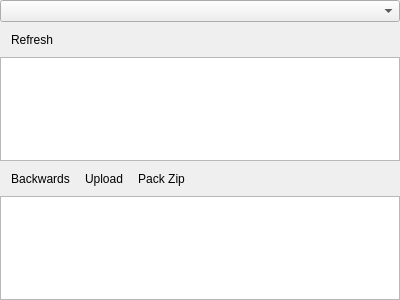
<?xml version="1.0" encoding="UTF-8"?>
<ui version="4.0">
 <class>VersionControlPane</class>
 <widget class="QWidget" name="VersionControlPane">
  <property name="geometry">
   <rect>
    <x>0</x>
    <y>0</y>
    <width>400</width>
    <height>300</height>
   </rect>
  </property>
  <property name="windowTitle">
   <string>Form</string>
  </property>
  <layout class="QVBoxLayout" name="verticalLayout">
   <property name="spacing">
    <number>3</number>
   </property>
   <property name="leftMargin">
    <number>0</number>
   </property>
   <property name="topMargin">
    <number>0</number>
   </property>
   <property name="rightMargin">
    <number>0</number>
   </property>
   <property name="bottomMargin">
    <number>0</number>
   </property>
   <item>
    <widget class="QComboBox" name="comboBox"/>
   </item>
   <item>
    <widget class="QToolBar" name="toolBar">
     <property name="movable">
      <bool>false</bool>
     </property>
     <property name="iconSize">
      <size>
       <width>16</width>
       <height>16</height>
      </size>
     </property>
     <addaction name="actionRefresh"/>
    </widget>
   </item>
   <item>
    <widget class="QTreeView" name="commitListView">
     <property name="rootIsDecorated">
      <bool>false</bool>
     </property>
    </widget>
   </item>
   <item>
    <widget class="QToolBar" name="toolBar2">
     <property name="sizePolicy">
      <sizepolicy hsizetype="Minimum" vsizetype="Fixed">
       <horstretch>0</horstretch>
       <verstretch>0</verstretch>
      </sizepolicy>
     </property>
     <property name="maximumSize">
      <size>
       <width>16777215</width>
       <height>16777215</height>
      </size>
     </property>
     <property name="movable">
      <bool>false</bool>
     </property>
     <property name="iconSize">
      <size>
       <width>16</width>
       <height>16</height>
      </size>
     </property>
     <addaction name="actionBackwards"/>
     <addaction name="actionUpload"/>
     <addaction name="actionPack_Zip"/>
    </widget>
   </item>
   <item>
    <widget class="QTreeView" name="diffListView">
     <property name="rootIsDecorated">
      <bool>false</bool>
     </property>
    </widget>
   </item>
  </layout>
  <action name="actionRefresh">
   <property name="icon">
    <iconset resource="../../r.qrc">
     <normaloff>:/Resource/icons/Refresh_16x.svg</normaloff>:/Resource/icons/Refresh_16x.svg</iconset>
   </property>
   <property name="text">
    <string>Refresh</string>
   </property>
   <property name="menuRole">
    <enum>QAction::TextHeuristicRole</enum>
   </property>
   <property name="iconVisibleInMenu">
    <bool>true</bool>
   </property>
  </action>
  <action name="actionBackwards">
   <property name="icon">
    <iconset resource="../../r.qrc">
     <normaloff>:/Resource/icons/Backwards_16x.svg</normaloff>:/Resource/icons/Backwards_16x.svg</iconset>
   </property>
   <property name="text">
    <string>Backwards</string>
   </property>
  </action>
  <action name="actionUpload">
   <property name="icon">
    <iconset resource="../../r.qrc">
     <normaloff>:/Resource/icons/BatchCheckIn_16x.svg</normaloff>:/Resource/icons/BatchCheckIn_16x.svg</iconset>
   </property>
   <property name="text">
    <string>Upload</string>
   </property>
  </action>
  <action name="actionPack_Zip">
   <property name="icon">
    <iconset resource="../../r.qrc">
     <normaloff>:/Resource/icons/ZipFile_16x.svg</normaloff>:/Resource/icons/ZipFile_16x.svg</iconset>
   </property>
   <property name="text">
    <string>Pack Zip</string>
   </property>
  </action>
 </widget>
 <resources>
  <include location="../../r.qrc"/>
 </resources>
 <connections/>
</ui>
